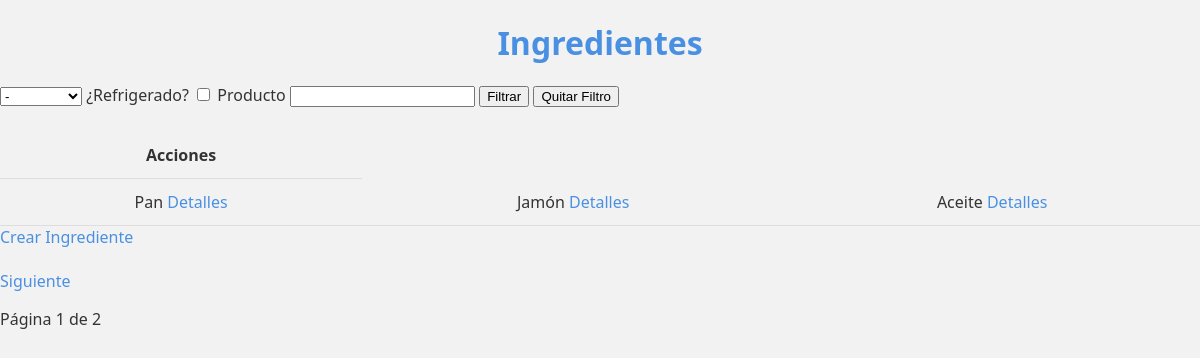
The page /ingredientes/ on the database its author committed.
### app/models.py (models this page shows)
class Ingrediente(models.Model):
    nombre = models.CharField(max_length=40)
    categoria = models.ForeignKey(CategoriaIngrediente, on_delete=models.CASCADE)
    refrigerado = models.BooleanField()
    def __str__(self):
        return f"{self.nombre}"

### app/views.py (the view)
# urls.py: path('ingredientes/', views.IngredienteListView.as_view(), name='ingredientes_list'),
class IngredienteListView(ListView):
    model = Ingrediente
    template_name = 'app/ingredientes.html'
    context_object_name = 'ingredientes'
    paginate_by = 3
    def get_queryset(self):
        queryset = super().get_queryset()
        nombre_filtrado = self.request.GET.get('nombre')
        categoria_filtrado = self.request.GET.get('categoria')
        refrigerado_filtrado = self.request.GET.get('refrigerado')
        boton_reset = self.request.GET.get('reset')
        if boton_reset:
            return queryset
        if nombre_filtrado and nombre_filtrado != '-':
            queryset = queryset.filter(nombre = nombre_filtrado)
        if refrigerado_filtrado:
            queryset = queryset.filter(refrigerado = True)
        if categoria_filtrado:
            queryset = queryset.filter(categoria = categoria_filtrado)
        return queryset
    def get_context_data(self, **kwargs):
        contexto = super().get_context_data(**kwargs)
        print ('////////////////////////',contexto)
        contexto['categorias'] = CategoriaIngrediente.objects.all()
        return contexto

### app/templates/app/ingredientes.html (shortened to what this page needs)
{% extends 'app/base.html' %}
{% block titulo %} Ingredientes {% endblock %}
{% block contenido %}
<form action="" method="get">
    <select name="categoria" id="categoria">
        <option value="-" selected>-</option>
    </select>
    <label for="refrigerado">¿Refrigerado?</label>
    <input type="checkbox" name="refrigerado" id="refrigerado">
    <label for="producto">Producto</label>
    <input type="text" name="nombreprod" id="nombreprod">
    <input type="submit" value="Filtrar">
    <input type="submit" name="reset" value="Quitar Filtro">
</form>
<table>
    <tr>
            <th>Acciones</th>
    </tr>
    <tr>
        {% for ingrediente in ingredientes %}
            <td>{{ingrediente}} <a href="{% url 'ingrediente_detalles'  ingrediente.pk%}">Detalles</a> </td>
        {% empty %}
            <td>No hay ingredientes aún.</td>
        {% endfor %}
    </tr>
</table>
<a href="{% url 'nuevos_ingredientes' %}">Crear Ingrediente</a>
<br>
<br>
{% if is_paginated %}
        {% if page_obj.has_next %}
            <a href="?page={{ page_obj.next_page_number }}">Siguiente</a>
        {% endif %}
    {% endif %}
      <p>Página {{ page_obj.number }} de {{ page_obj.paginator.num_pages }}</p>
{% endblock %}

### app/static/css/estilos.css (style rules this page uses)
body { font-family: 'Segoe UI', Tahoma, Geneva, Verdana, sans-serif; margin: 0; padding: 0; background-color: #F2F2F2; color: #333; }
a { color: #4A90E2; text-decoration: none; }
table { width: 100%; border-collapse: collapse; margin-top: 25px; }
th, td { padding: 12px; border-bottom: 1px solid #ddd; text-align: center; }

### rows shown on the page
Ingrediente: nombre "Pan"
Ingrediente: nombre "Jamón"
Ingrediente: nombre "Aceite"

### other values the page prints
{{ page_obj.number }} "1"
{{ page_obj.paginator.num_pages }} "2"
